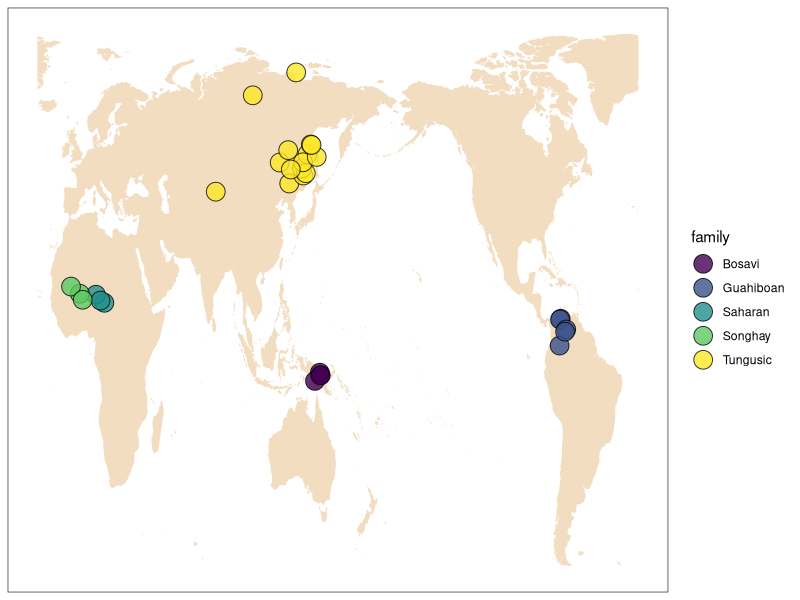
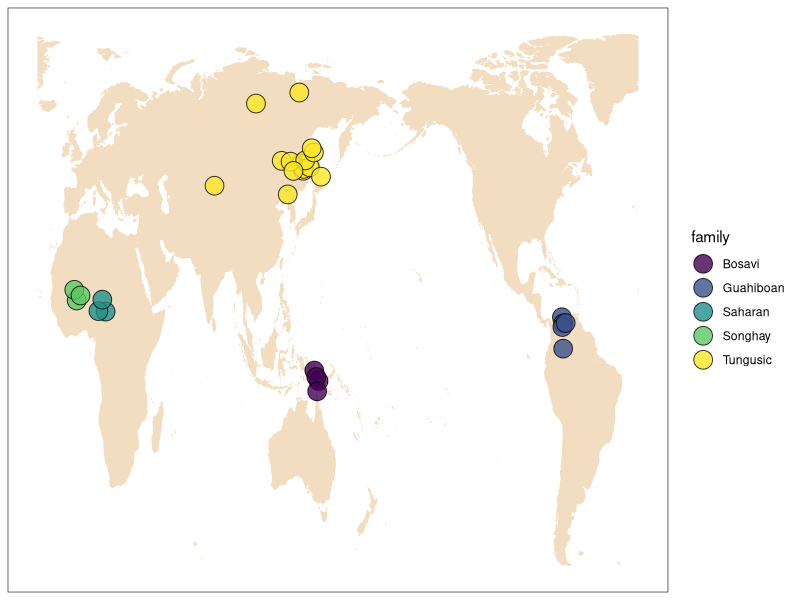

Write the R code that produced these figures, in order.
library(readr)
library(dplyr)
library(ggplot2)
library(rnaturalearth)
library(rnaturalearthdata)

###################################
languages <- read_tsv('data.tsv', na=c('')) %>% 
  group_by(doculect, latitude, longitude, family) %>% 
  count() %>% 
  arrange(family, n)

write_tsv(languages, 'languages.tsv')

################################################
#####             Maps                     #####
################################################
languages$longitude<-sapply(languages$longitude,function(x) ifelse(x<(-25),x + 360,x))
world <- map_data('world', interior=F, wrap=c(-25,335), ylim=c(-54,79))

map_lb <- ggplot() +
  geom_polygon(
    data=world,
    aes(x=long,y=lat, group=group),
    colour="#F2DDC1",linewidth=0.2, fill="#F2DDC1"
  ) + 
  geom_jitter(
    data=languages,
    aes(longitude, latitude, fill=family),
    height=3, width=2, size=6, shape=21, alpha=0.8
  ) +
  scale_fill_viridis_d(option="D") +
  scale_x_continuous(name=NULL, breaks=NULL) +
  scale_y_continuous(name=NULL, breaks=NULL) +
  theme_bw() +
  theme(legend.position="right") 

map_lb
ggsave('map.png', map_lb, scale=1, width=3000, height=2000, units="px")
